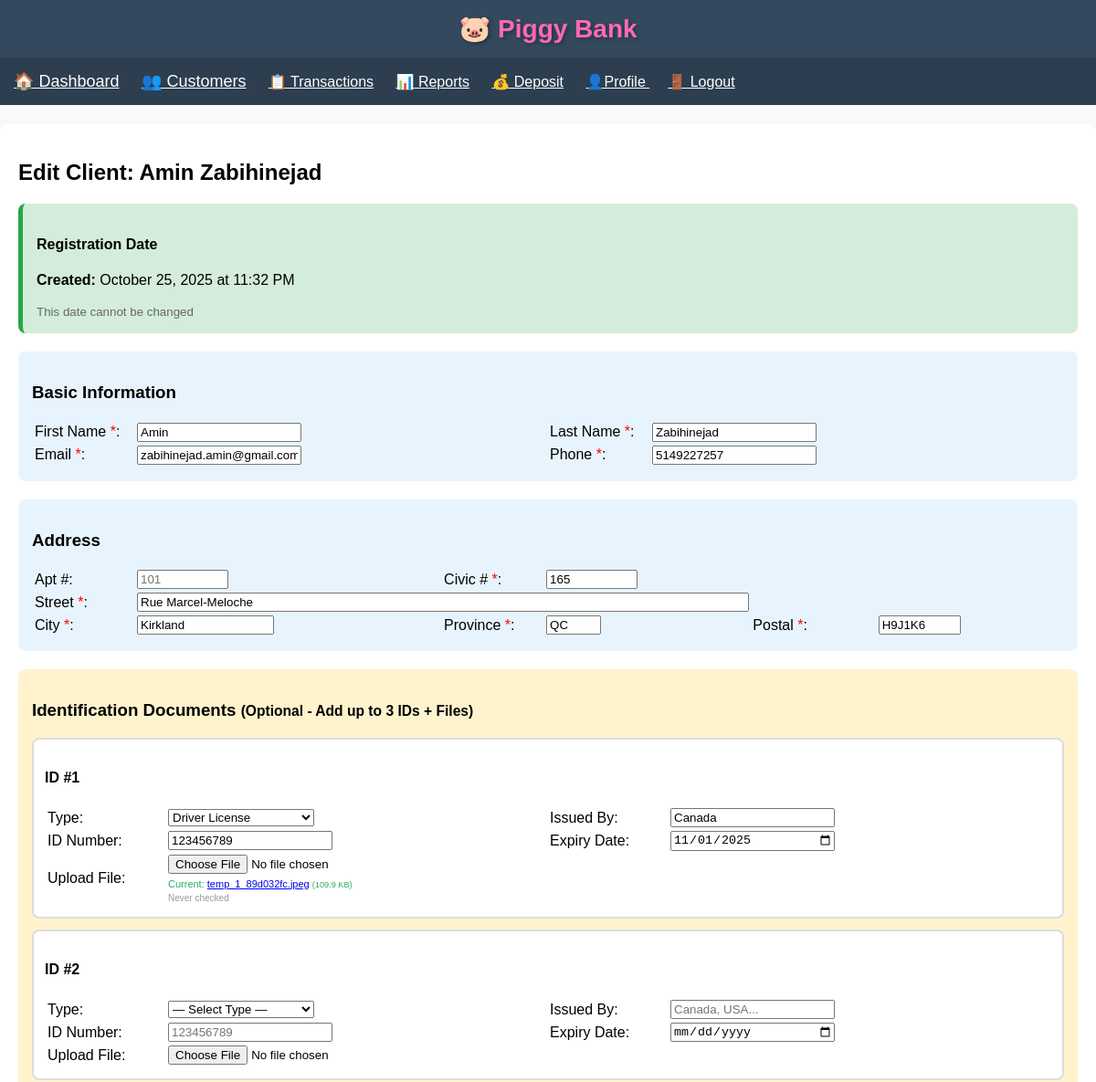
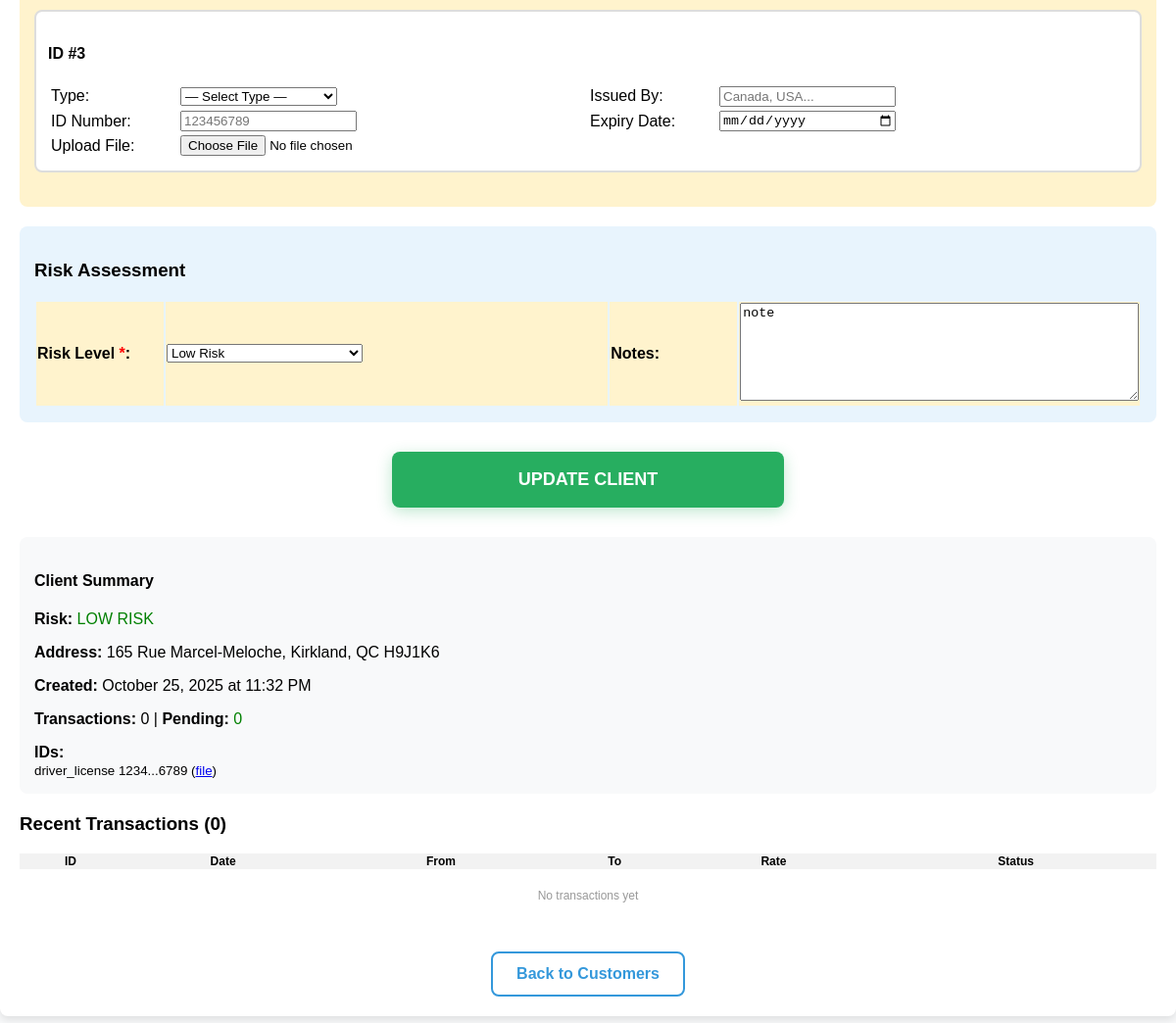
/edit_client/1 (signed in), run on the app's committed database (2 pictures, top to bottom).
### app.py (models this page shows)
class Client(db.Model):
    id = db.Column(db.Integer, primary_key=True)
    first_name = db.Column(db.String(100), nullable=False)
    last_name = db.Column(db.String(100), nullable=False)
    email = db.Column(db.String(120), nullable=False)
    phone = db.Column(db.String(20), nullable=False)
    apartment = db.Column(db.String(20))
    civic_number = db.Column(db.String(20), nullable=False)
    street = db.Column(db.String(200), nullable=False)
    city = db.Column(db.String(100), nullable=False)
    province = db.Column(db.String(10), nullable=False)
    postal_code = db.Column(db.String(10), nullable=False)
    risk_level = db.Column(db.String(20), default='low risk')
    notes = db.Column(db.Text)
    created_at = db.Column(db.DateTime, default=datetime.utcnow)
    id1_type = db.Column(db.String(50))
    id1_issued_by = db.Column(db.String(100))
    id1_number = db.Column(db.String(50))
    id1_expiry_date = db.Column(db.Date)
    id1_filename = db.Column(db.String(255))
    id1_filesize = db.Column(db.Integer)
    id2_type = db.Column(db.String(50))
    id2_issued_by = db.Column(db.String(100))
    id2_number = db.Column(db.String(50))
    id2_expiry_date = db.Column(db.Date)
    id2_filename = db.Column(db.String(255))
    id2_filesize = db.Column(db.Integer)
    id3_type = db.Column(db.String(50))
    id3_issued_by = db.Column(db.String(100))
    id3_number = db.Column(db.String(50))
    id3_expiry_date = db.Column(db.Date)
    id3_filename = db.Column(db.String(255))
    id3_filesize = db.Column(db.Integer)
    id1_last_download = db.Column(db.DateTime)
    id2_last_download = db.Column(db.DateTime)
    id3_last_download = db.Column(db.DateTime)
    transactions = db.relationship('Transaction', backref='client', lazy=True)

### app.py (the view, shortened to what this page needs)
@app.route('/edit_client/<client_id>', methods=['GET', 'POST'])
def edit_client(client_id):
    if 'user_id' not in session:
        return redirect(url_for('login'))
    client = None if client_id == 'new' else Client.query.get_or_404(int(client_id))
    return render_template('edit_client.html', client=client)

### app.py (called while the page is built)
def filesizeformat(value):
    for unit in ['B', 'KB', 'MB', 'GB']:
        if value < 1024.0:
            return f"{value:.1f} {unit}"
        value /= 1024.0
    return f"{value:.1f} TB"

### templates/edit_client.html (shortened to what this page needs)
{% extends "base.html" %}
{% block content %}
<h2>{% if client %}Edit Client: {{ client.first_name }} {{ client.last_name }}{% else %}Add New Client{% endif %}</h2>
{% if client %}
<div style="background:#d4edda; padding:15px; border-radius:8px; margin-bottom:20px; border-left:5px solid #28a745;">
    <h4>Registration Date</h4>
    <p><strong>Created:</strong> {{ client.created_at.strftime('%B %d, %Y at %I:%M %p') }}</p>
    <small style="color:#666;">This date cannot be changed</small>
</div>
{% endif %}
<form method="POST" id="clientForm" enctype="multipart/form-data">
<div style="background:#e8f4fd; padding:15px; border-radius:8px; margin-bottom:20px;">
    <h3>Basic Information</h3>
    <table style="width:100%;">
        <tr>
            <td style="width:110px;">First Name <span style="color:red;">*</span>:</td>
            <td><input name="first_name" value="{{ client.first_name if client else '' }}" required style="width:180px;"></td>
            <td style="width:110px;">Last Name <span style="color:red;">*</span>:</td>
            <td><input name="last_name" value="{{ client.last_name if client else '' }}" required style="width:180px;"></td>
        </tr>
        <tr>
            <td>Email <span style="color:red;">*</span>:</td>
            <td><input name="email" type="email" value="{{ client.email if client else '' }}" required style="width:180px;"></td>
            <td>Phone <span style="color:red;">*</span>:</td>
            <td><input name="phone" value="{{ client.phone if client else '' }}" required style="width:180px;"></td>
        </tr>
    </table>
</div>
<div style="background:#e8f4fd; padding:15px; border-radius:8px; margin-bottom:20px;">
    <h3>Address</h3>
    <table style="width:100%;">
        <tr>
            <td style="width:110px;">Apt #:</td>
            <td><input name="apartment" value="{{ client.apartment if client else '' }}" placeholder="101" style="width:100px;"></td>
            <td style="width:110px;">Civic # <span style="color:red;">*</span>:</td>
            <td><input name="civic_number" value="{{ client.civic_number if client else '' }}" required style="width:100px;"></td>
        </tr>
        <tr>
            <td>Street <span style="color:red;">*</span>:</td>
            <td colspan="3"><input name="street" value="{{ client.street if client else '' }}" required style="width:100%;"></td>
        </tr>
        <tr>
            <td>City <span style="color:red;">*</span>:</td>
            <td><input name="city" value="{{ client.city if client else '' }}" required style="width:150px;"></td>
            <td>Province <span style="color:red;">*</span>:</td>
            <td><input name="province" value="{{ client.province if client else '' }}" required style="width:60px;"></td>
            <td>Postal <span style="color:red;">*</span>:</td>
            <td><input name="postal_code" value="{{ client.postal_code if client else '' }}" required placeholder="M5V 2T6" style="width:90px;"></td>
        </tr>
    </table>
</div>
<div style="background:#fff3cd; padding:15px; border-radius:8px; margin-bottom:20px;">
    <h3>Identification Documents <small>(Optional - Add up to 3 IDs + Files)</small></h3>
    <div style="border:2px solid #ddd; border-radius:8px; padding:12px; margin-bottom:12px; background:white;">
        <h4>ID #1</h4>
        <table style="width:100%;">
            <tr>
                <td style="width:130px;">Type:</td>
                <td>
                    <select name="id1_type" style="width:160px;">
                        <option value="driver_license" {{ 'selected' if client and client.id1_type == 'driver_license' }}>Driver License</option>
                    </select>
                </td>
                <td style="width:130px;">Issued By:</td>
                <td><input name="id1_issued_by" value="{{ client.id1_issued_by if client else '' }}" placeholder="Canada, USA..." style="width:180px;"></td>
            </tr>
            <tr>
                <td>ID Number:</td>
                <td><input type="text" name="id1_number" value="{{ client.id1_number if client else '' }}" placeholder="123456789" style="width:180px;"></td>
                <td>Expiry Date:</td>
                <td><input type="date" name="id1_expiry_date" value="{{ client.id1_expiry_date.strftime('%Y-%m-%d') if client and client.id1_expiry_date else '' }}" style="width:180px;"></td>
            </tr>
            <tr>
                <td>Upload File:</td>
                <td colspan="3">
                    <input type="file" name="id1_file" accept=".jpg,.jpeg,.png,.pdf" style="width:100%;">
                    {% if client and client.id1_filename %}
                        <div style="margin-top:5px; font-size:11px; color:#27ae60;">
                            Current: <a href="{{ url_for('download_id_file', client_id=client.id, id_num=1) }}" target="_blank">{{ client.id1_filename }}</a>
                            <small>({{ client.id1_filesize|filesizeformat }})</small>
                        </div>
                        {% if client.id1_last_download %}
                            <div style="margin-top:4px; font-size:10px; color:#27ae60;">
                                Last checked: {{ client.id1_last_download.strftime('%b %d, %Y %I:%M %p') }}
                            </div>
                        {% else %}
                            <div style="margin-top:4px; font-size:10px; color:#999;">
                                Never checked
                            </div>
                        {% endif %}
                    {% endif %}
                </td>
            </tr>
        </table>
    </div>
    <div style="border:2px solid #ddd; border-radius:8px; padding:12px; margin-bottom:12px; background:white;">
        <h4>ID #2</h4>
        <table style="width:100%;">
            <tr>
                <td style="width:130px;">Type:</td>
                <td>
                    <select name="id2_type" style="width:160px;">
                        <option value="">— Select Type —</option>
                    </select>
                </td>
                <td style="width:130px;">Issued By:</td>
                <td><input name="id2_issued_by" value="{{ client.id2_issued_by if client else '' }}" placeholder="Canada, USA..." style="width:180px;"></td>
            </tr>
            <tr>
                <td>ID Number:</td>
                <td><input type="text" name="id2_number" value="{{ client.id2_number if client else '' }}" placeholder="123456789" style="width:180px;"></td>
                <td>Expiry Date:</td>
                <td><input type="date" name="id2_expiry_date" value="{{ client.id2_expiry_date.strftime('%Y-%m-%d') if client and client.id2_expiry_date else '' }}" style="width:180px;"></td>
            </tr>
            <tr>
                <td>Upload File:</td>
                <td colspan="3">
                    <input type="file" name="id2_file" accept=".jpg,.jpeg,.png,.pdf" style="width:100%;">
                </td>
            </tr>
        </table>
    </div>
    <div style="border:2px solid #ddd; border-radius:8px; padding:12px; margin-bottom:20px; background:white;">
        <h4>ID #3</h4>
        <table style="width:100%;">
            <tr>
                <td style="width:130px;">Type:</td>
                <td>
                    <select name="id3_type" style="width:160px;">
                        <option value="">— Select Type —</option>
                    </select>
                </td>
                <td style="width:130px;">Issued By:</td>
                <td><input name="id3_issued_by" value="{{ client.id3_issued_by if client else '' }}" placeholder="Canada, USA..." style="width:180px;"></td>
            </tr>
            <tr>
                <td>ID Number:</td>
                <td><input type="text" name="id3_number" value="{{ client.id3_number if client else '' }}" placeholder="123456789" style="width:180px;"></td>
                <td>Expiry Date:</td>
                <td><input type="date" name="id3_expiry_date" value="{{ client.id3_expiry_date.strftime('%Y-%m-%d') if client and client.id3_expiry_date else '' }}" style="width:180px;"></td>
            </tr>
            <tr>
                <td>Upload File:</td>
                <td colspan="3">
                    <input type="file" name="id3_file" accept=".jpg,.jpeg,.png,.pdf" style="width:100%;">
                </td>
            </tr>
        </table>
    </div>
</div>
<div style="background:#e8f4fd; padding:15px; border-radius:8px; margin-bottom:30px;">
    <h3>Risk Assessment</h3>
    <table style="width:100%;">
        <tr style="background:#fff3cd;">
            <td style="width:130px;"><strong>Risk Level <span style="color:red;">*</span>:</strong></td>
            <td>
                <select name="risk_level" required style="width:200px;">
                    <option value="low risk" {{ 'selected' if client and client.risk_level == 'low risk' }}>Low Risk</option>
                </select>
            </td>
            <td style="width:130px;"><strong>Notes:</strong></td>
            <td>
                <textarea name="notes" rows="4" placeholder="AML notes, behavior, alerts, large TX history..."
                          style="width:100%; min-height:100px; resize:vertical;">{{ client.notes if client else '' }}</textarea>
            </td>
        </tr>
    </table>
</div>
<div style="text-align:center; margin-bottom:30px;">
    <button type="submit" form="clientForm"
            style="width:100%; max-width:400px; padding:18px; background:#27ae60; color:white; border:none; border-radius:8px; font-size:18px; font-weight:bold; cursor:pointer; box-shadow:0 4px 15px rgba(39,174,96,0.3);">
        {% if client %}UPDATE CLIENT{% else %}ADD NEW CLIENT{% endif %}
    </button>
</div>
</form>
{% if client %}
<div style="background:#f8f9fa; padding:15px; border-radius:8px; margin-bottom:20px;">
    <h4>Client Summary</h4>
    <p><strong>Risk:</strong>
        {% if client.risk_level == 'low risk' %}<span style="color:green;">LOW RISK</span>
        {% elif client.risk_level == 'medium risk' %}<span style="color:orange;">MEDIUM RISK</span>
        {% elif client.risk_level == 'high risk' %}<span style="color:red;">HIGH RISK</span>
        {% else %}<span style="color:red; font-weight:bold;">ON HOLD</span>{% endif %}
    </p>
    <p><strong>Address:</strong> {{ client.apartment or '' }} {{ client.civic_number }} {{ client.street }}, {{ client.city }}, {{ client.province }} {{ client.postal_code }}</p>
    <p><strong>Created:</strong> {{ client.created_at.strftime('%B %d, %Y at %I:%M %p') }}</p>
    {% set transactions_list = client.transactions %}
    <p><strong>Transactions:</strong> {{ transactions_list|length }} |
       <strong>Pending:</strong>
       {% set pending_tx = transactions_list|selectattr('status', 'equalto', 'pending')|list %}
       {% if pending_tx|length > 0 %}
           <span style="color:red; font-weight:bold;">{{ pending_tx|length }}</span>
       {% else %}
           <span style="color:green;">0</span>
       {% endif %}
    </p>
    {% if client.id1_number or client.id2_number or client.id3_number %}
    <div style="margin-top:15px;">
        <strong>IDs:</strong><br>
        {% if client.id1_number %}
            <small>
                {{ client.id1_type or 'ID' }} {{ client.id1_number[:4] }}...{{ client.id1_number[-4:] }}
                {% if client.id1_filename %}
                    (<a href="{{ url_for('download_id_file', client_id=client.id, id_num=1) }}">file</a>)
                {% endif %}
            </small><br>
        {% endif %}
    </div>
    {% endif %}
</div>
<h3>Recent Transactions ({{ transactions_list|length }})</h3>
<table style="width:100%; border-collapse:collapse; font-size:12px; margin-top:10px;">
    <tr style="background:#f2f2f2;">
        <th>ID</th><th>Date</th><th>From</th><th>To</th><th>Rate</th><th>Status</th>
    </tr>
    {% for tx in transactions_list[-10:] %}
    <tr>
        <td style="font-family:monospace;">{{ tx.id }}</td>
        <td>{{ tx.date.strftime('%Y-%m-%d %H:%M') }}</td>
        <td>{{ tx.from_currency }}<br><small>${{ "%.2f"|format(tx.from_amount) }}</small></td>
        <td>{{ tx.to_currency }}<br><small>${{ "%.2f"|format(tx.to_amount) }}</small></td>
        <td>{{ "%.4f"|format(tx.exchange_rate) }}</td>
        <td>
            {% if tx.status == 'pending' %}
                <span style="color:red; font-weight:bold;">PENDING</span>
            {% else %}
                <span style="color:green;">CLOSED</span>
            {% endif %}
        </td>
    </tr>
    {% else %}
    <tr><td colspan="6" style="text-align:center; color:#999; padding:20px;">No transactions yet</td></tr>
    {% endfor %}
</table>
{% endif %}
<div style="text-align:center; margin-top:30px;">
    <a href="{{ url_for('customers') }}"
       style="font-size:16px; color:#3498db; font-weight:bold; text-decoration:none; padding:12px 24px; border:2px solid #3498db; border-radius:8px; display:inline-block;">
       Back to Customers
    </a>
</div>
{% endblock %}

### templates/base.html (style rules this page uses)
* { box-sizing: border-box; }
body { font-family: Arial; margin: 0; padding: 0; background: #f8f9fa; }

### data on the page
Client: first_name "Amin", last_name "Zabihinejad", created_at "October 25, 2025 at 11:32 PM", email "zabihinejad.amin@gmail.com", phone "5149227257", civic_number "165", street "Rue Marcel-Meloche", city "Kirkland", province "QC", postal_code "H9J1K6", id1_issued_by "Canada", id1_number "123456789", id1_expiry_date "11/01/2025", id1_filename "temp_1_89d032fc.jpeg", id1_filesize|filesizeformat "109.9 KB", notes "note", id1_type "driver_license", id1_number "1234", id1_number "6789"

### other printed values
{{ transactions_list|length }} "0"
